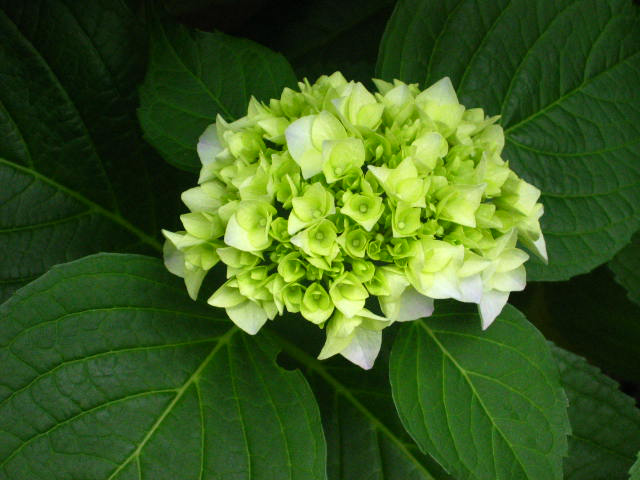
#> input picture 2_VM_Conceptos_basicos/Fig/ConceptosBasicos/Imagen_bitmap_1.png, 640 x 480 px, found by its file name; the run also reads 4 pictures not shown here
$ jupyter execute --allow-errors 2_VM_Conceptos_Basicos.ipynb   (shell and % lines are left out)
#> lines starting #> are read from the running program, lines starting #| are printed output that depends on the picture
[cell 1]
from google.colab import drive
drive.mount('/content/drive')

[cell 2]
import cv2
from IPython.display import Image
import numpy as np
from matplotlib import pyplot as plt
from google.colab.patches import cv2_imshow

img = cv2.imread('/content/drive/MyDrive/ColabNotebooks/2_VM_Conceptos_basicos/Fig/ConceptosBasicos/Imagen_bitmap_1.png',0) # Carga imagen en grises
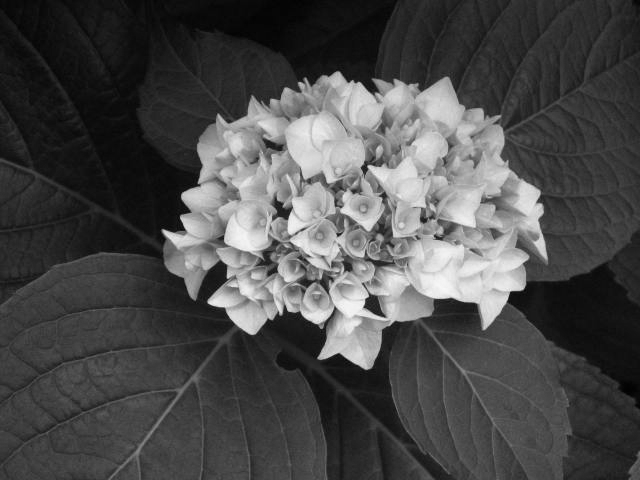
#> img: shape (480, 640); min 1, max 247, mean 74.4
imgC = cv2.imread('/content/drive/MyDrive/ColabNotebooks/2_VM_Conceptos_basicos/Fig/ConceptosBasicos/Imagen_bitmap_1.png',1) # Carga imagen en color
#> imgC is the input picture: shape (480, 640, 3); mean B, G, R 31.3, 91.3, 59.3

cv2_imshow(img)
cv2_imshow(imgC)
cv2.waitKey(0)
cv2.destroyAllWindows()

[cell 3]
#Lee tamaño de la imagen
N, M = img.shape[:2]
#> N = 480; M = 640
print('img', img.shape)
#| img (480, 640)
print('N=', N, 'M=', M)
#| N= 480 M= 640
print('imgC', imgC.shape)
#| imgC (480, 640, 3)

plt.figure(1)
#> (this line was passed over: IPython is not available in this run)
#> (the rest of this cell did not finish here and is left out)

[cell 4]
# [5 lines of commented-out code are left out]

img1 = cv2.imread('/content/drive/MyDrive/ColabNotebooks/2_VM_Conceptos_basicos/Fig/ConceptosBasicos/Imagen_bitmap_1.tif',1) # Carga imagen en Color
img2 = cv2.imread('/content/drive/MyDrive/ColabNotebooks/2_VM_Conceptos_basicos/Fig/ConceptosBasicos/Imagen_bitmap_1.bmp',1) # Carga imagen en color
img3 = cv2.imread('/content/drive/MyDrive/ColabNotebooks/2_VM_Conceptos_basicos/Fig/ConceptosBasicos/Imagen_bitmap_1.jpg',0) # Carga imagen en grises
#> img3: shape (480, 640); min 0, max 255, mean 74.8
img4 = cv2.imread('/content/drive/MyDrive/ColabNotebooks/2_VM_Conceptos_basicos/Fig/ConceptosBasicos/Imagen_bitmap_1.gif',1) # Carga imagen en Color
img5 = cv2.imread('/content/drive/MyDrive/ColabNotebooks/2_VM_Conceptos_basicos/Fig/ConceptosBasicos/Imagen_bitmap_1.png',1) # Carga imagen en Color

[cell 5]
cv2_imshow(img1)
cv2_imshow(img2)
cv2_imshow(img3)
#cv2_imshow(img4)
cv2_imshow(img5)
cv2.waitKey(0)
cv2.destroyAllWindows()

[cell 6]
# SE CARGA LA IMAGEN EN ESCALA DE GRISES
img = cv2.imread('/content/drive/MyDrive/ColabNotebooks/2_VM_Conceptos_basicos/Fig/ConceptosBasicos/Imagen_bitmap_1.jpg',0)

#SE MUESTRA EN UNA VENTANA
cv2_imshow(img)

cv2.waitKey(0)
cv2.destroyAllWindows()

[cell 7]
#SE CALCULA EL HISTOGRAMA CON LA SIGUIENTE FUNCION
hist = cv2.calcHist([img],[0],None,[256],[0,256])
#> hist = 256 values, max 5226 at index 16, min 0 at index 253, mean 1200

#print hist
print (hist.shape)
#| (256, 1)
plt.plot(hist), plt.title('Histograma')
#> (this line was passed over: IPython is not available in this run)

[cell 8]
#SE MUESTRA EL HISTOGRAMA, COMO SUBFIGURAS (subplot), CAMBIANDO EL NUMERO DE BINS
plt.figure(1)
#> (this line was passed over: IPython is not available in this run)

#> (the rest of this cell did not finish here and is left out)

[cell 9]
#SE ECUALIZA EL HISTOGRAMA DE LA IMAGEN
equ = cv2.equalizeHist(img)
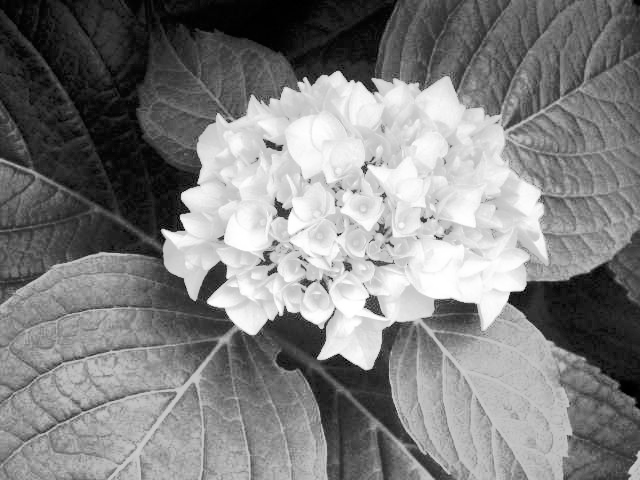
#> equ: shape (480, 640); min 0, max 255, mean 128.6
hist_equ = cv2.calcHist([equ],[0],None,[256],[0,256])
#> hist_equ = 256 values, max 5226 at index 23, min 0 at index 6, mean 1200

plt.figure(1)
#> (this line was passed over: IPython is not available in this run)
#> (the rest of this cell did not finish here and is left out)

[cell 10]
#Lee tamaño de la imagen
width, height = img.shape[:2]
#> width = 480; height = 640
#print('N=', width, 'M=', height)

#Calcula el BRILLO
B1=0; B2=0
for i in range(width):
    for j in range(height):
        B1 = B1 + img[i,j]
        B2 = B2 + equ[i,j];
#> after the loop, B1 = 22988764; B2 = 39516027
Br1=B1/(width*height)
#> Br1 = 74.83
Br2=B2/(width*height)
#> Br2 = 128.6
#print "Brillo img. original = %d. Brillo img. ecualizada = %d." %(Br1,Br2)


#VISUALIZACION
plt.figure(1)
#> (this line was passed over: IPython is not available in this run)
#> (the rest of this cell did not finish here and is left out)

[cell 11]
#Calcula el CONTRASTE
B1=0; B2=0
for i in range(width):
  for j in range(height):
    B1=B1 + pow(img[i,j]-Br1,2)
    B2=B2 + pow(equ[i,j]-Br2,2);
#> after the loop, B1 = 1.1e+09; B2 = 1.65e+09
Cont1=pow(B1/(width*height),0.5)
#> Cont1 = 59.93
Cont2=pow(B2/(width*height),0.5)
#> Cont2 = 73.23
#print "Contraste img. original = %d. Contraste img. ecualizada = %d." %(Cont1,Cont2)

#Visualizacion resulatado

plt.figure(1)
#> (this line was passed over: IPython is not available in this run)
#> (the rest of this cell did not finish here and is left out)

[cell 12]
# DIVISION POR UNA CONSTANTE

# SE CARGAN LAS IMAGENES
img1 = cv2.imread('/content/drive/MyDrive/ColabNotebooks/2_VM_Conceptos_basicos/Fig/ConceptosBasicos/Imagen_bitmap_1.jpg',0)

width, height = img1.shape[:2]
img_division = np.zeros((width,height), np.uint8)

#DIVISION POR UNA CONSTANTE
C=2 #Valor de la constante
IGMax=0
IGmin=1000000

for i in range(width):
    for j in range(height):
        img_division[i,j] = img1[i,j]/C
        if img1[i,j] > IGMax: IGMax = img1[i,j]
        if img_division[i,j] < IGmin: IGmin = img_division[i,j]
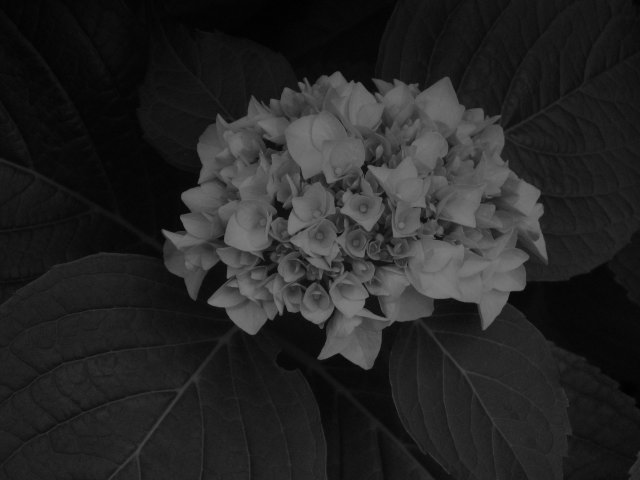
#> img_division: shape (480, 640); min 0, max 127, mean 37.2
#> after the loop, IGMax = 255; IGmin = 0

#        print (img1[i,j],img_division[i,j])
#print "Vmax= %d,   Vmin=%d." %(IGMax,IGmin)


#SE CALCULA EL HISTOGRAMA CON LA SIGUIENTE FUNCION
hist1 = cv2.calcHist([img1],[0],None,[256],[0,256])
#> hist1 has the same summary as hist
hist_division = cv2.calcHist([img_division],[0],None,[256],[0,256])
#> hist_division = 256 values, max 10105 at index 8, min 0 at index 128, mean 1200


#Visualizacion resulatado
plt.figure(1)
#> (this line was passed over: IPython is not available in this run)
plt.subplot(221), plt.imshow(img1, cmap='gray', clim=(IGmin, IGMax)), plt.title('Original')
plt.subplot(222), plt.imshow(img_division, cmap='gray', clim=(IGmin, IGMax)), plt.title('Division')

plt.subplot(223), plt.hist(img1.ravel(),256,[0,256])
plt.subplot(224), plt.hist(img_division.ravel(),256,[0,256])


# Adjust the subplot layout, because the logit one may take more space
# than usual, due to labels
plt.subplots_adjust(top=0.95, bottom=0.05, left=0.10, right=0.95, hspace=0.25, wspace=0.35)

plt.show()

# [4 lines of commented-out code are left out]
